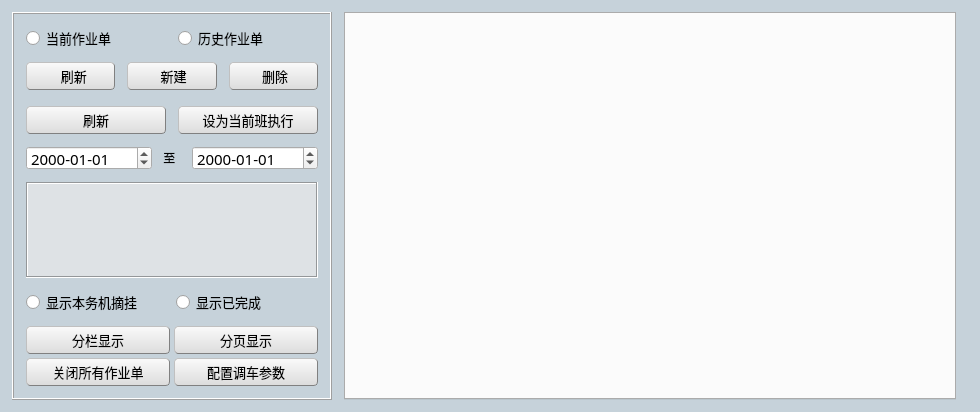
<?xml version="1.0" encoding="UTF-8"?>
<ui version="4.0">
 <class>ShuntingManageWnd</class>
 <widget class="QWidget" name="ShuntingManageWnd">
  <property name="geometry">
   <rect>
    <x>0</x>
    <y>0</y>
    <width>980</width>
    <height>412</height>
   </rect>
  </property>
  <property name="minimumSize">
   <size>
    <width>980</width>
    <height>412</height>
   </size>
  </property>
  <property name="maximumSize">
   <size>
    <width>980</width>
    <height>412</height>
   </size>
  </property>
  <property name="palette">
   <palette>
    <active>
     <colorrole role="Base">
      <brush brushstyle="SolidPattern">
       <color alpha="255">
        <red>255</red>
        <green>255</green>
        <blue>255</blue>
       </color>
      </brush>
     </colorrole>
     <colorrole role="Window">
      <brush brushstyle="SolidPattern">
       <color alpha="255">
        <red>198</red>
        <green>210</green>
        <blue>218</blue>
       </color>
      </brush>
     </colorrole>
    </active>
    <inactive>
     <colorrole role="Base">
      <brush brushstyle="SolidPattern">
       <color alpha="255">
        <red>255</red>
        <green>255</green>
        <blue>255</blue>
       </color>
      </brush>
     </colorrole>
     <colorrole role="Window">
      <brush brushstyle="SolidPattern">
       <color alpha="255">
        <red>198</red>
        <green>210</green>
        <blue>218</blue>
       </color>
      </brush>
     </colorrole>
    </inactive>
    <disabled>
     <colorrole role="Base">
      <brush brushstyle="SolidPattern">
       <color alpha="255">
        <red>198</red>
        <green>210</green>
        <blue>218</blue>
       </color>
      </brush>
     </colorrole>
     <colorrole role="Window">
      <brush brushstyle="SolidPattern">
       <color alpha="255">
        <red>198</red>
        <green>210</green>
        <blue>218</blue>
       </color>
      </brush>
     </colorrole>
    </disabled>
   </palette>
  </property>
  <property name="windowTitle">
   <string>调车作业管理 - TDCS/CTC3.0通用车站操作终端</string>
  </property>
  <property name="autoFillBackground">
   <bool>false</bool>
  </property>
  <property name="styleSheet">
   <string notr="true">QPushButton
{
	background-color: rgb(240, 240, 240);
	border:1px groove gray;
	border-radius:4px;
	padding:2px 4px;
	border-style:outset;
	background-color: qlineargradient(spread:pad, x1:0, y1:1, x2:0, y2:0, stop:0 rgba(220, 220, 220, 255), stop:1 rgba(250, 250, 250, 255));
}

QPushButton:hover
{
	background-color: rgb(229, 241, 251);
	color:black
}
QPushButton:pressed
{
	background-color: rgb(204, 228, 247);
	border-style:inset
}</string>
  </property>
  <layout class="QHBoxLayout" name="horizontalLayout">
   <property name="spacing">
    <number>12</number>
   </property>
   <property name="leftMargin">
    <number>12</number>
   </property>
   <property name="topMargin">
    <number>12</number>
   </property>
   <property name="rightMargin">
    <number>12</number>
   </property>
   <property name="bottomMargin">
    <number>12</number>
   </property>
   <item>
    <widget class="QFrame" name="frame">
     <property name="minimumSize">
      <size>
       <width>320</width>
       <height>0</height>
      </size>
     </property>
     <property name="maximumSize">
      <size>
       <width>320</width>
       <height>16777215</height>
      </size>
     </property>
     <property name="frameShape">
      <enum>QFrame::Box</enum>
     </property>
     <property name="frameShadow">
      <enum>QFrame::Raised</enum>
     </property>
     <layout class="QVBoxLayout" name="verticalLayout">
      <property name="spacing">
       <number>12</number>
      </property>
      <property name="leftMargin">
       <number>12</number>
      </property>
      <property name="topMargin">
       <number>12</number>
      </property>
      <property name="rightMargin">
       <number>12</number>
      </property>
      <property name="bottomMargin">
       <number>12</number>
      </property>
      <item>
       <layout class="QHBoxLayout" name="horizontalLayout_2">
        <property name="spacing">
         <number>12</number>
        </property>
        <property name="leftMargin">
         <number>0</number>
        </property>
        <property name="rightMargin">
         <number>0</number>
        </property>
        <item>
         <widget class="QRadioButton" name="currentRBtn">
          <property name="minimumSize">
           <size>
            <width>0</width>
            <height>24</height>
           </size>
          </property>
          <property name="maximumSize">
           <size>
            <width>16777215</width>
            <height>24</height>
           </size>
          </property>
          <property name="font">
           <font>
            <family>微软雅黑</family>
            <pointsize>10</pointsize>
           </font>
          </property>
          <property name="text">
           <string>当前作业单</string>
          </property>
         </widget>
        </item>
        <item>
         <widget class="QRadioButton" name="historyRBtn">
          <property name="minimumSize">
           <size>
            <width>0</width>
            <height>24</height>
           </size>
          </property>
          <property name="maximumSize">
           <size>
            <width>16777215</width>
            <height>24</height>
           </size>
          </property>
          <property name="font">
           <font>
            <family>微软雅黑</family>
            <pointsize>10</pointsize>
           </font>
          </property>
          <property name="text">
           <string>历史作业单</string>
          </property>
         </widget>
        </item>
       </layout>
      </item>
      <item>
       <widget class="QFrame" name="currentLable">
        <layout class="QHBoxLayout" name="currentFunLable">
         <property name="spacing">
          <number>12</number>
         </property>
         <property name="leftMargin">
          <number>0</number>
         </property>
         <property name="topMargin">
          <number>0</number>
         </property>
         <property name="rightMargin">
          <number>0</number>
         </property>
         <property name="bottomMargin">
          <number>0</number>
         </property>
         <item>
          <widget class="QPushButton" name="refreshBtnC">
           <property name="minimumSize">
            <size>
             <width>0</width>
             <height>28</height>
            </size>
           </property>
           <property name="maximumSize">
            <size>
             <width>16777215</width>
             <height>28</height>
            </size>
           </property>
           <property name="font">
            <font>
             <family>微软雅黑</family>
             <pointsize>10</pointsize>
            </font>
           </property>
           <property name="styleSheet">
            <string notr="true"/>
           </property>
           <property name="text">
            <string>  刷新</string>
           </property>
          </widget>
         </item>
         <item>
          <widget class="QPushButton" name="newBuildBtn">
           <property name="minimumSize">
            <size>
             <width>0</width>
             <height>28</height>
            </size>
           </property>
           <property name="maximumSize">
            <size>
             <width>16777215</width>
             <height>28</height>
            </size>
           </property>
           <property name="font">
            <font>
             <family>微软雅黑</family>
             <pointsize>10</pointsize>
            </font>
           </property>
           <property name="text">
            <string> 新建</string>
           </property>
          </widget>
         </item>
         <item>
          <widget class="QPushButton" name="deleteBtn">
           <property name="minimumSize">
            <size>
             <width>0</width>
             <height>28</height>
            </size>
           </property>
           <property name="maximumSize">
            <size>
             <width>16777215</width>
             <height>28</height>
            </size>
           </property>
           <property name="font">
            <font>
             <family>微软雅黑</family>
             <pointsize>10</pointsize>
            </font>
           </property>
           <property name="contextMenuPolicy">
            <enum>Qt::PreventContextMenu</enum>
           </property>
           <property name="text">
            <string> 删除</string>
           </property>
          </widget>
         </item>
        </layout>
       </widget>
      </item>
      <item>
       <widget class="QFrame" name="historyLabel">
        <layout class="QVBoxLayout" name="historyFunLabel">
         <property name="spacing">
          <number>8</number>
         </property>
         <property name="leftMargin">
          <number>0</number>
         </property>
         <property name="topMargin">
          <number>0</number>
         </property>
         <property name="rightMargin">
          <number>0</number>
         </property>
         <property name="bottomMargin">
          <number>0</number>
         </property>
         <item>
          <layout class="QHBoxLayout" name="horizontalLayout_4">
           <property name="spacing">
            <number>12</number>
           </property>
           <property name="leftMargin">
            <number>0</number>
           </property>
           <property name="topMargin">
            <number>4</number>
           </property>
           <property name="rightMargin">
            <number>0</number>
           </property>
           <property name="bottomMargin">
            <number>4</number>
           </property>
           <item>
            <widget class="QPushButton" name="refreshBtnH">
             <property name="minimumSize">
              <size>
               <width>0</width>
               <height>28</height>
              </size>
             </property>
             <property name="maximumSize">
              <size>
               <width>16777215</width>
               <height>28</height>
              </size>
             </property>
             <property name="font">
              <font>
               <family>微软雅黑</family>
               <pointsize>10</pointsize>
              </font>
             </property>
             <property name="styleSheet">
              <string notr="true"/>
             </property>
             <property name="text">
              <string>刷新</string>
             </property>
            </widget>
           </item>
           <item>
            <widget class="QPushButton" name="setCurrentBtn">
             <property name="minimumSize">
              <size>
               <width>0</width>
               <height>28</height>
              </size>
             </property>
             <property name="maximumSize">
              <size>
               <width>16777215</width>
               <height>28</height>
              </size>
             </property>
             <property name="font">
              <font>
               <family>微软雅黑</family>
               <pointsize>10</pointsize>
              </font>
             </property>
             <property name="styleSheet">
              <string notr="true"/>
             </property>
             <property name="text">
              <string>设为当前班执行</string>
             </property>
            </widget>
           </item>
          </layout>
         </item>
         <item>
          <layout class="QHBoxLayout" name="horizontalLayout_3">
           <property name="leftMargin">
            <number>0</number>
           </property>
           <property name="rightMargin">
            <number>0</number>
           </property>
           <item>
            <widget class="QDateEdit" name="endDateEdit">
             <property name="minimumSize">
              <size>
               <width>0</width>
               <height>24</height>
              </size>
             </property>
             <property name="maximumSize">
              <size>
               <width>16777215</width>
               <height>24</height>
              </size>
             </property>
             <property name="font">
              <font>
               <family>楷体</family>
               <pointsize>11</pointsize>
              </font>
             </property>
             <property name="displayFormat">
              <string>yyyy-MM-dd</string>
             </property>
            </widget>
           </item>
           <item>
            <widget class="QLabel" name="label">
             <property name="minimumSize">
              <size>
               <width>24</width>
               <height>24</height>
              </size>
             </property>
             <property name="maximumSize">
              <size>
               <width>24</width>
               <height>24</height>
              </size>
             </property>
             <property name="text">
              <string> 至</string>
             </property>
            </widget>
           </item>
           <item>
            <widget class="QDateEdit" name="startDateEdit">
             <property name="minimumSize">
              <size>
               <width>0</width>
               <height>24</height>
              </size>
             </property>
             <property name="maximumSize">
              <size>
               <width>16777215</width>
               <height>24</height>
              </size>
             </property>
             <property name="font">
              <font>
               <family>楷体</family>
               <pointsize>11</pointsize>
              </font>
             </property>
             <property name="displayFormat">
              <string>yyyy-MM-dd</string>
             </property>
            </widget>
           </item>
          </layout>
         </item>
        </layout>
       </widget>
      </item>
      <item>
       <widget class="WorksheetBasicInfoTable" name="tableView">
        <property name="styleSheet">
         <string notr="true">background-color: rgb(222, 226, 229);</string>
        </property>
        <property name="frameShape">
         <enum>QFrame::Box</enum>
        </property>
        <property name="frameShadow">
         <enum>QFrame::Sunken</enum>
        </property>
       </widget>
      </item>
      <item>
       <layout class="QHBoxLayout" name="horizontalLayout_5">
        <property name="spacing">
         <number>8</number>
        </property>
        <property name="leftMargin">
         <number>0</number>
        </property>
        <property name="rightMargin">
         <number>0</number>
        </property>
        <item>
         <widget class="QRadioButton" name="showSetOutRBtn">
          <property name="minimumSize">
           <size>
            <width>0</width>
            <height>24</height>
           </size>
          </property>
          <property name="maximumSize">
           <size>
            <width>16777215</width>
            <height>24</height>
           </size>
          </property>
          <property name="font">
           <font>
            <family>微软雅黑</family>
            <pointsize>10</pointsize>
           </font>
          </property>
          <property name="text">
           <string>显示本务机摘挂</string>
          </property>
          <property name="autoExclusive">
           <bool>false</bool>
          </property>
         </widget>
        </item>
        <item>
         <widget class="QRadioButton" name="showCompaetedRBtn">
          <property name="minimumSize">
           <size>
            <width>0</width>
            <height>24</height>
           </size>
          </property>
          <property name="maximumSize">
           <size>
            <width>16777215</width>
            <height>24</height>
           </size>
          </property>
          <property name="font">
           <font>
            <family>微软雅黑</family>
            <pointsize>10</pointsize>
           </font>
          </property>
          <property name="text">
           <string>显示已完成</string>
          </property>
          <property name="autoExclusive">
           <bool>false</bool>
          </property>
         </widget>
        </item>
       </layout>
      </item>
      <item>
       <layout class="QGridLayout" name="gridLayout">
        <property name="leftMargin">
         <number>0</number>
        </property>
        <property name="topMargin">
         <number>0</number>
        </property>
        <property name="rightMargin">
         <number>0</number>
        </property>
        <property name="bottomMargin">
         <number>0</number>
        </property>
        <property name="spacing">
         <number>4</number>
        </property>
        <item row="1" column="1">
         <widget class="QPushButton" name="pagingBtn">
          <property name="minimumSize">
           <size>
            <width>0</width>
            <height>28</height>
           </size>
          </property>
          <property name="maximumSize">
           <size>
            <width>16777215</width>
            <height>28</height>
           </size>
          </property>
          <property name="font">
           <font>
            <family>微软雅黑</family>
            <pointsize>10</pointsize>
           </font>
          </property>
          <property name="text">
           <string>分页显示</string>
          </property>
         </widget>
        </item>
        <item row="2" column="1">
         <widget class="QPushButton" name="configureBtn">
          <property name="minimumSize">
           <size>
            <width>0</width>
            <height>28</height>
           </size>
          </property>
          <property name="maximumSize">
           <size>
            <width>16777215</width>
            <height>28</height>
           </size>
          </property>
          <property name="font">
           <font>
            <family>微软雅黑</family>
            <pointsize>10</pointsize>
           </font>
          </property>
          <property name="text">
           <string>配置调车参数</string>
          </property>
         </widget>
        </item>
        <item row="1" column="0">
         <widget class="QPushButton" name="columnarBtn">
          <property name="minimumSize">
           <size>
            <width>0</width>
            <height>28</height>
           </size>
          </property>
          <property name="maximumSize">
           <size>
            <width>16777215</width>
            <height>28</height>
           </size>
          </property>
          <property name="font">
           <font>
            <family>微软雅黑</family>
            <pointsize>10</pointsize>
           </font>
          </property>
          <property name="text">
           <string>分栏显示</string>
          </property>
         </widget>
        </item>
        <item row="2" column="0">
         <widget class="QPushButton" name="closeAllBtn">
          <property name="minimumSize">
           <size>
            <width>0</width>
            <height>28</height>
           </size>
          </property>
          <property name="maximumSize">
           <size>
            <width>16777215</width>
            <height>28</height>
           </size>
          </property>
          <property name="font">
           <font>
            <family>微软雅黑</family>
            <pointsize>10</pointsize>
           </font>
          </property>
          <property name="text">
           <string>关闭所有作业单</string>
          </property>
         </widget>
        </item>
       </layout>
      </item>
     </layout>
    </widget>
   </item>
   <item>
    <widget class="QTabWidget" name="tabWidget">
     <property name="tabsClosable">
      <bool>true</bool>
     </property>
    </widget>
   </item>
   <item>
    <widget class="QWidget" name="widget" native="true"/>
   </item>
  </layout>
 </widget>
 <customwidgets>
  <customwidget>
   <class>WorksheetBasicInfoTable</class>
   <extends>QTableView</extends>
   <header>worksheetbasicinfotable.h</header>
  </customwidget>
 </customwidgets>
 <resources/>
 <connections/>
</ui>
